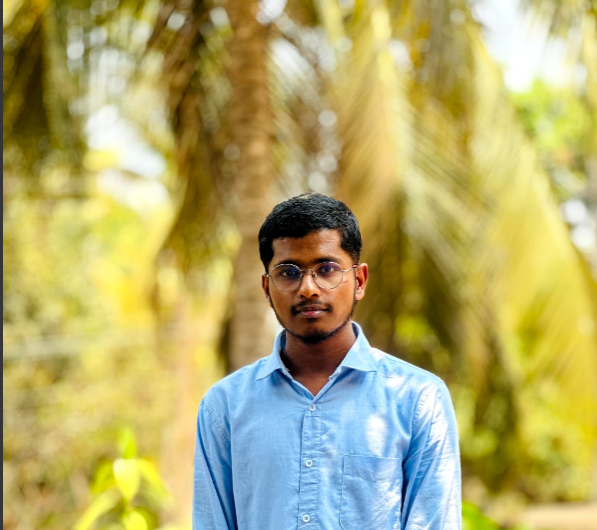
#> input picture shahid.png, 597 x 530 px
$ python main.py
#> lines starting #> are read from the running program, lines starting #| are printed output that depends on the picture; after the words box and inside, x2 and y2 are one past the last pixel; in counts of white or black regions, pixels touching at a corner belong together
# Import necessary libraries

import cv2 as cv
import numpy as np

 # Load the pre-trained Haar cascade for face detection
face_cascade=cv.CascadeClassifier("haarcascade_frontalface_default.xml")

# Read an image from the file system
img=cv.imread('shahid.png')
#> img is the input picture: shape (530, 597, 3); mean B, G, R 106.9, 170.7, 178.9

# Convert the image to grayscale, which is required for the face detection algorithm
gray=cv.cvtColor(img,cv.COLOR_BGR2BGRA)

# method to detect faces in the grayscale image.
faces=face_cascade.detectMultiScale(gray , 1.3 ,5)
#> faces = [[258, 233, 103, 103]]

print(faces)
#| [[258 233 103 103]]

 # Draw rectangles around the detected faces in the original image
for x,y,w,h in faces:
    cv.rectangle(img , (x,y),(x+w,y+h) ,(0,255,0),2)
#> this loop made 1 pass
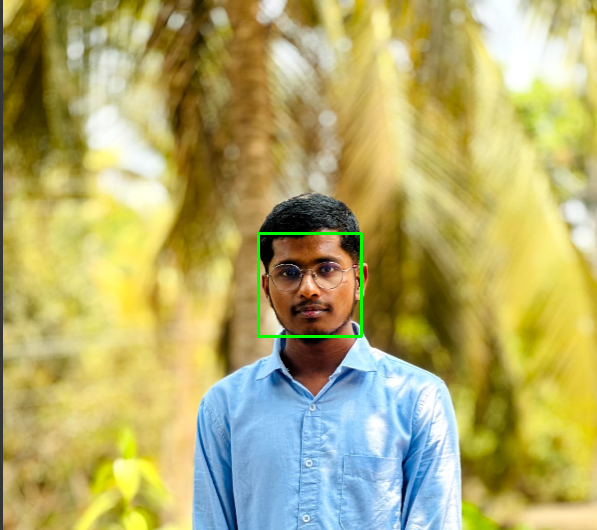
#> img: shape (530, 597, 3); 0.39% of pixels changed, all inside (x1, y1, x2, y2) = (257, 232, 363, 338)

# Display the image with detected faces
cv.imshow('orginal' , img)

cv.waitKey(0)

# Destroy all OpenCV windows
cv.destroyAllWindows

$ run again, with istockphoto-1347348092-170667a.webp saved as shahid.png
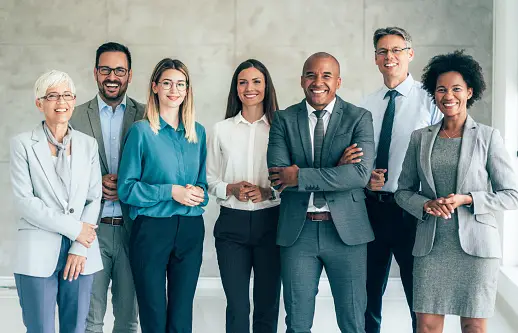
#> input picture istockphoto-1347348092-170667a.webp, 518 x 333 px
#> img is the input picture: shape (333, 518, 3); mean B, G, R 145.5, 145, 130.4
#> faces = [[371, 36, 38, 38], [299, 61, 38, 38], [235, 69, 35, 35], [152, 68, 42, 42], [88, 51, 49, 49]]
#| [[371  36  38  38]
#|  [299  61  38  38]
#|  [235  69  35  35]
#|  [152  68  42  42]
#|  [ 88  51  49  49]]
#> the loop `for x,y,w,h in faces:` made 5 passes
#> after the loop `for x,y,w,h in faces:`:
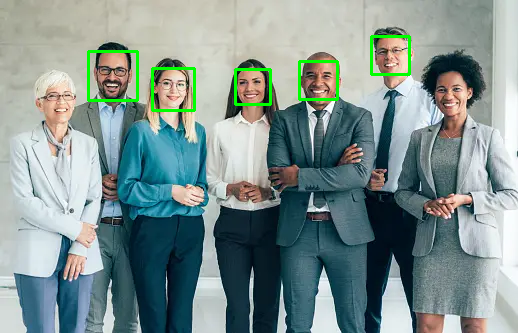
#> img: shape (333, 518, 3); 1.39% of pixels changed, all inside (x1, y1, x2, y2) = (87, 35, 411, 112)
